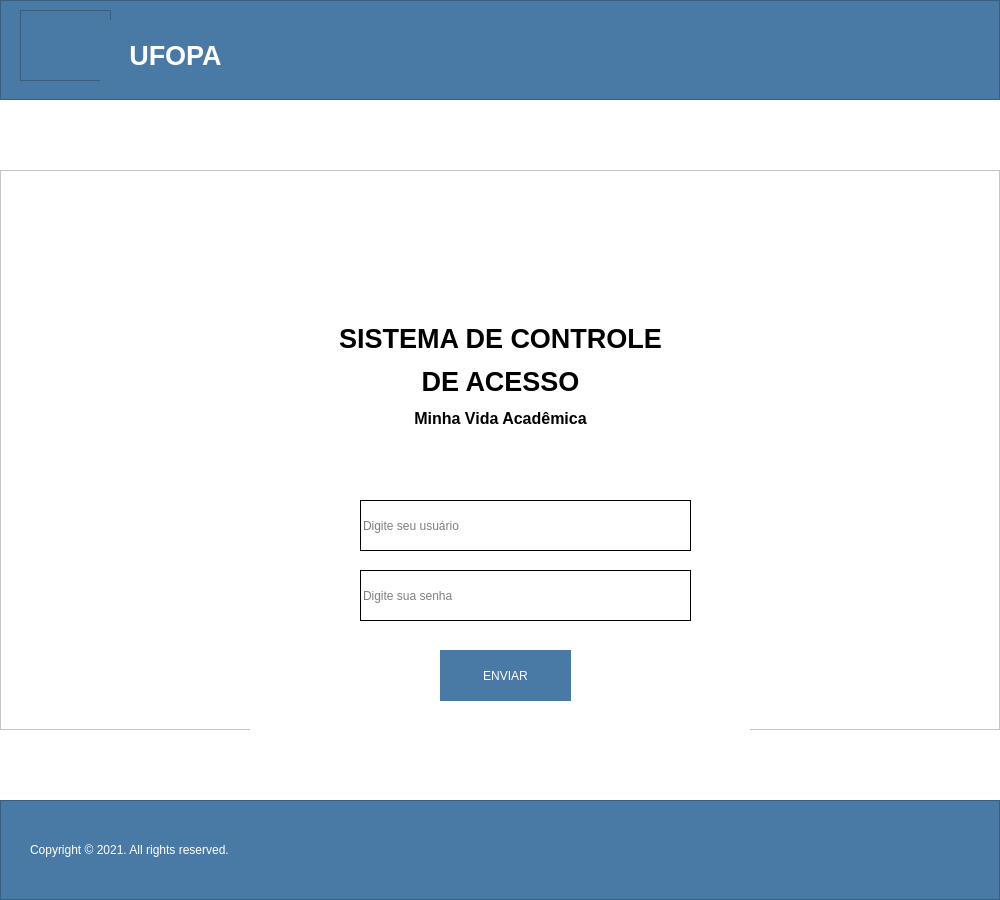
<?xml version="1.0" encoding="UTF-8"?>
<ui version="4.0">
 <class>Dialog</class>
 <widget class="QDialog" name="Dialog">
  <property name="windowModality">
   <enum>Qt::ApplicationModal</enum>
  </property>
  <property name="enabled">
   <bool>true</bool>
  </property>
  <property name="geometry">
   <rect>
    <x>0</x>
    <y>0</y>
    <width>1000</width>
    <height>900</height>
   </rect>
  </property>
  <property name="sizePolicy">
   <sizepolicy hsizetype="Fixed" vsizetype="Preferred">
    <horstretch>0</horstretch>
    <verstretch>0</verstretch>
   </sizepolicy>
  </property>
  <property name="minimumSize">
   <size>
    <width>1000</width>
    <height>900</height>
   </size>
  </property>
  <property name="maximumSize">
   <size>
    <width>1000</width>
    <height>900</height>
   </size>
  </property>
  <property name="windowTitle">
   <string>MInha Vida Acadêmica</string>
  </property>
  <property name="windowIcon">
   <iconset resource="../../_imagens/imagens.qrc">
    <normaloff>:/newPrefix/icon.ico</normaloff>:/newPrefix/icon.ico</iconset>
  </property>
  <property name="whatsThis">
   <string>&lt;html&gt;&lt;head/&gt;&lt;body&gt;&lt;p&gt;&lt;br/&gt;&lt;/p&gt;&lt;/body&gt;&lt;/html&gt;</string>
  </property>
  <property name="styleSheet">
   <string notr="true">background-color: rgb(255, 255, 255);
</string>
  </property>
  <layout class="QGridLayout" name="gridLayout">
   <property name="sizeConstraint">
    <enum>QLayout::SetDefaultConstraint</enum>
   </property>
   <property name="leftMargin">
    <number>0</number>
   </property>
   <property name="topMargin">
    <number>0</number>
   </property>
   <property name="rightMargin">
    <number>0</number>
   </property>
   <property name="bottomMargin">
    <number>0</number>
   </property>
   <property name="horizontalSpacing">
    <number>30</number>
   </property>
   <property name="verticalSpacing">
    <number>70</number>
   </property>
   <item row="7" column="0">
    <widget class="QFrame" name="frame">
     <property name="minimumSize">
      <size>
       <width>1000</width>
       <height>100</height>
      </size>
     </property>
     <property name="maximumSize">
      <size>
       <width>1000</width>
       <height>100</height>
      </size>
     </property>
     <property name="styleSheet">
      <string notr="true">background-color:  rgb(73, 122, 166);</string>
     </property>
     <property name="frameShape">
      <enum>QFrame::StyledPanel</enum>
     </property>
     <property name="frameShadow">
      <enum>QFrame::Raised</enum>
     </property>
     <widget class="QLabel" name="ufopa_3">
      <property name="geometry">
       <rect>
        <x>30</x>
        <y>20</y>
        <width>261</width>
        <height>61</height>
       </rect>
      </property>
      <property name="styleSheet">
       <string notr="true">color:  rgb(255, 255, 255);</string>
      </property>
      <property name="text">
       <string>&lt;!DOCTYPE HTML PUBLIC &quot;-//W3C//DTD HTML 4.0//EN&quot; &quot;http://www.w3.org/TR/REC-html40/strict.dtd&quot;&gt;
&lt;html&gt;&lt;head&gt;&lt;meta name=&quot;qrichtext&quot; content=&quot;1&quot; /&gt;&lt;style type=&quot;text/css&quot;&gt;
p, li { white-space: pre-wrap; }
&lt;/style&gt;&lt;/head&gt;&lt;body style=&quot; font-family:'MS Shell Dlg 2'; font-size:8pt; font-weight:400; font-style:normal;&quot;&gt;
&lt;p style=&quot; margin-top:12px; margin-bottom:12px; margin-left:0px; margin-right:0px; -qt-block-indent:0; text-indent:0px;&quot;&gt;&lt;span style=&quot; font-size:9pt;&quot;&gt;Copyright © 2021. All rights reserved.&lt;/span&gt;&lt;/p&gt;&lt;/body&gt;&lt;/html&gt;</string>
      </property>
     </widget>
    </widget>
   </item>
   <item row="1" column="0">
    <widget class="QFrame" name="frame_4">
     <property name="minimumSize">
      <size>
       <width>1000</width>
       <height>100</height>
      </size>
     </property>
     <property name="maximumSize">
      <size>
       <width>1000</width>
       <height>100</height>
      </size>
     </property>
     <property name="styleSheet">
      <string notr="true">background-color:  rgb(73, 122, 166);
</string>
     </property>
     <property name="frameShape">
      <enum>QFrame::StyledPanel</enum>
     </property>
     <property name="frameShadow">
      <enum>QFrame::Raised</enum>
     </property>
     <widget class="QFrame" name="frame_6">
      <property name="geometry">
       <rect>
        <x>20</x>
        <y>10</y>
        <width>91</width>
        <height>71</height>
       </rect>
      </property>
      <property name="styleSheet">
       <string notr="true">image: url(:/newPrefix/logo-ufopa-180x180.png);</string>
      </property>
      <property name="frameShape">
       <enum>QFrame::StyledPanel</enum>
      </property>
      <property name="frameShadow">
       <enum>QFrame::Raised</enum>
      </property>
     </widget>
     <widget class="QLabel" name="ufopa_2">
      <property name="geometry">
       <rect>
        <x>100</x>
        <y>20</y>
        <width>151</width>
        <height>71</height>
       </rect>
      </property>
      <property name="styleSheet">
       <string notr="true">text-align: center;
color: rgb(255, 255, 255);
padding-top:-35px;</string>
      </property>
      <property name="text">
       <string>&lt;html&gt;&lt;head/&gt;&lt;body&gt;&lt;p align=&quot;center&quot;&gt;&lt;span style=&quot; font-size:20pt; font-weight:600;&quot;&gt;UFOPA&lt;/span&gt;&lt;/p&gt;&lt;/body&gt;&lt;/html&gt;</string>
      </property>
     </widget>
    </widget>
   </item>
   <item row="2" column="0">
    <widget class="QFrame" name="frame_2">
     <property name="frameShape">
      <enum>QFrame::StyledPanel</enum>
     </property>
     <property name="frameShadow">
      <enum>QFrame::Raised</enum>
     </property>
     <layout class="QHBoxLayout" name="horizontalLayout">
      <item>
       <widget class="QFrame" name="div">
        <property name="minimumSize">
         <size>
          <width>0</width>
          <height>570</height>
         </size>
        </property>
        <property name="maximumSize">
         <size>
          <width>500</width>
          <height>570</height>
         </size>
        </property>
        <property name="layoutDirection">
         <enum>Qt::LeftToRight</enum>
        </property>
        <property name="styleSheet">
         <string notr="true">background-color: rgb(255, 255, 255);
border-radius: 15px;
</string>
        </property>
        <property name="frameShape">
         <enum>QFrame::Box</enum>
        </property>
        <property name="frameShadow">
         <enum>QFrame::Raised</enum>
        </property>
        <widget class="QLabel" name="ufopa">
         <property name="geometry">
          <rect>
           <x>50</x>
           <y>100</y>
           <width>401</width>
           <height>191</height>
          </rect>
         </property>
         <property name="styleSheet">
          <string notr="true">text-align: center;</string>
         </property>
         <property name="text">
          <string>&lt;html&gt;&lt;head/&gt;&lt;body&gt;&lt;p align=&quot;center&quot;&gt;&lt;span style=&quot; font-size:20pt; font-weight:600;&quot;&gt;SISTEMA DE CONTROLE&lt;/span&gt;&lt;/p&gt;&lt;p align=&quot;center&quot;&gt;&lt;span style=&quot; font-size:20pt; font-weight:600;&quot;&gt;DE ACESSO&lt;/span&gt;&lt;/p&gt;&lt;p align=&quot;center&quot;&gt;&lt;span style=&quot; font-size:12pt; font-weight:600;&quot;&gt;Minha Vida Acadêmica&lt;/span&gt;&lt;/p&gt;&lt;/body&gt;&lt;/html&gt;</string>
         </property>
        </widget>
        <widget class="QFrame" name="frame_3">
         <property name="geometry">
          <rect>
           <x>200</x>
           <y>20</y>
           <width>111</width>
           <height>101</height>
          </rect>
         </property>
         <property name="styleSheet">
          <string notr="true">image: url(:/newPrefix/logo-100-100.jpg);</string>
         </property>
         <property name="frameShape">
          <enum>QFrame::StyledPanel</enum>
         </property>
         <property name="frameShadow">
          <enum>QFrame::Raised</enum>
         </property>
        </widget>
        <widget class="QLineEdit" name="usuario">
         <property name="geometry">
          <rect>
           <x>110</x>
           <y>320</y>
           <width>331</width>
           <height>51</height>
          </rect>
         </property>
         <property name="styleSheet">
          <string notr="true">QLineEdit{
	font: 12pt &quot;Arial&quot;;
	border: 1px solid rgb(0,0,0);
	border-radius: 0px;
	color: rgb(0,0,0);
}
QLineEdit:hover{
	background-color: rgba(175, 171, 171, 0.3);
}</string>
         </property>
         <property name="maxLength">
          <number>40</number>
         </property>
         <property name="placeholderText">
          <string>Digite seu usuário</string>
         </property>
        </widget>
        <widget class="QLineEdit" name="senha">
         <property name="geometry">
          <rect>
           <x>110</x>
           <y>390</y>
           <width>331</width>
           <height>51</height>
          </rect>
         </property>
         <property name="styleSheet">
          <string notr="true">QLineEdit{
	font: 12pt &quot;Arial&quot;;
	border: 1px solid rgb(0,0,0);
	border-radius: 0px;
	color: rgb(0,0,0);
}
QLineEdit:hover{
	background-color: rgba(175, 171, 171, 0.3);
}</string>
         </property>
         <property name="maxLength">
          <number>8</number>
         </property>
         <property name="echoMode">
          <enum>QLineEdit::Password</enum>
         </property>
         <property name="placeholderText">
          <string>Digite sua senha</string>
         </property>
        </widget>
        <widget class="QFrame" name="frame_5">
         <property name="geometry">
          <rect>
           <x>50</x>
           <y>320</y>
           <width>51</width>
           <height>51</height>
          </rect>
         </property>
         <property name="styleSheet">
          <string notr="true">image: url(:/newPrefix/usuario.png);</string>
         </property>
         <property name="frameShape">
          <enum>QFrame::StyledPanel</enum>
         </property>
         <property name="frameShadow">
          <enum>QFrame::Raised</enum>
         </property>
        </widget>
        <widget class="QFrame" name="frame_7">
         <property name="geometry">
          <rect>
           <x>50</x>
           <y>380</y>
           <width>51</width>
           <height>61</height>
          </rect>
         </property>
         <property name="styleSheet">
          <string notr="true">background-image: url(:/newPrefix/cadeado-preto.png);
background-repeat: no-repeat;
background-position: center;</string>
         </property>
         <property name="frameShape">
          <enum>QFrame::StyledPanel</enum>
         </property>
         <property name="frameShadow">
          <enum>QFrame::Raised</enum>
         </property>
        </widget>
        <widget class="QPushButton" name="enviar">
         <property name="geometry">
          <rect>
           <x>190</x>
           <y>470</y>
           <width>131</width>
           <height>51</height>
          </rect>
         </property>
         <property name="styleSheet">
          <string notr="true">QPushButton#enviar{background-color:  rgb(73, 122, 166);
color: rgb(255, 255, 255);
font: 87 9pt &quot;Arial Black&quot;;
border:none;
border-radius:0px;}
QPushButton#enviar:hover:pressed{
background-color: rgb(255, 255, 255);
color:  rgb(73, 122, 166);
border: 1.5px solid  rgb(73, 122, 166);
}</string>
         </property>
         <property name="text">
          <string>ENVIAR</string>
         </property>
        </widget>
        <widget class="QLabel" name="aviso">
         <property name="geometry">
          <rect>
           <x>60</x>
           <y>270</y>
           <width>391</width>
           <height>41</height>
          </rect>
         </property>
         <property name="styleSheet">
          <string notr="true">color: rgb(0, 0, 0);
font: 75 12pt &quot;Arial&quot;;</string>
         </property>
         <property name="text">
          <string/>
         </property>
         <property name="alignment">
          <set>Qt::AlignCenter</set>
         </property>
        </widget>
       </widget>
      </item>
     </layout>
    </widget>
   </item>
  </layout>
 </widget>
 <resources>
  <include location="../../_imagens/imagens.qrc"/>
 </resources>
 <connections/>
</ui>
